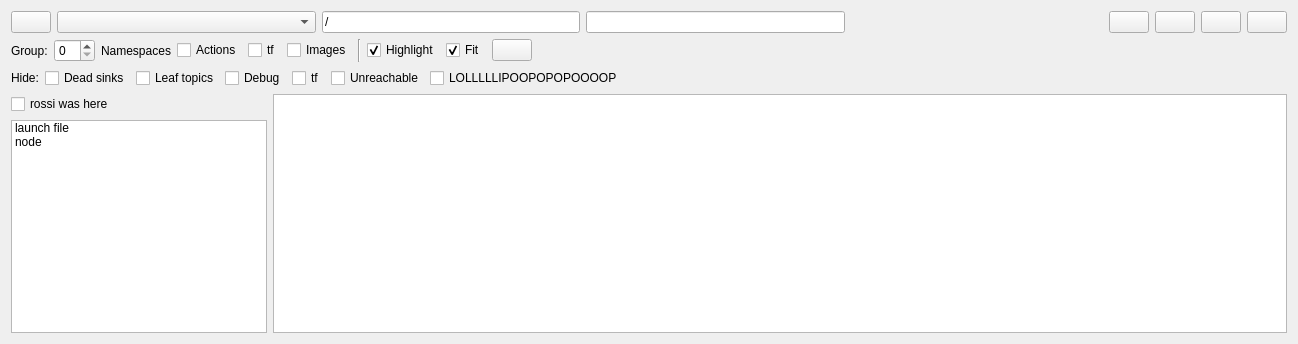
<?xml version="1.0" encoding="UTF-8"?>
<ui version="4.0">
 <class>RosGraphWidget</class>
 <widget class="QWidget" name="RosGraphWidget">
  <property name="enabled">
   <bool>true</bool>
  </property>
  <property name="geometry">
   <rect>
    <x>0</x>
    <y>0</y>
    <width>1298</width>
    <height>344</height>
   </rect>
  </property>
  <property name="windowTitle">
   <string>Rossi was here</string>
  </property>
  <layout class="QVBoxLayout" name="verticalLayout" stretch="0,0,0,0">
   <item>
    <layout class="QHBoxLayout" name="horizontalLayout" stretch="0,0,0,0,0,0,0,0,0">
     <item>
      <widget class="QPushButton" name="refresh_graph_push_button">
       <property name="toolTip">
        <string>Refresh ROS graph</string>
       </property>
       <property name="iconSize">
        <size>
         <width>16</width>
         <height>16</height>
        </size>
       </property>
      </widget>
     </item>
     <item>
      <widget class="QComboBox" name="graph_type_combo_box">
       <property name="sizePolicy">
        <sizepolicy hsizetype="Expanding" vsizetype="Fixed">
         <horstretch>0</horstretch>
         <verstretch>0</verstretch>
        </sizepolicy>
       </property>
       <property name="toolTip">
        <string>Choose graph type</string>
       </property>
      </widget>
     </item>
     <item>
      <widget class="QLineEdit" name="filter_line_edit">
       <property name="toolTip">
        <string>Namespace filter, comma separated list of names/regexp to include or exclude. Example: -/rqt.*</string>
       </property>
       <property name="text">
        <string notr="true">/</string>
       </property>
      </widget>
     </item>
     <item>
      <widget class="QLineEdit" name="topic_filter_line_edit">
       <property name="toolTip">
        <string>Topic filter, comma separated list of names/regexp to include or exclude. Example: -/tf</string>
       </property>
      </widget>
     </item>
     <item>
      <spacer name="horizontalSpacer">
       <property name="orientation">
        <enum>Qt::Horizontal</enum>
       </property>
       <property name="sizeHint" stdset="0">
        <size>
         <width>40</width>
         <height>20</height>
        </size>
       </property>
      </spacer>
     </item>
     <item>
      <widget class="QPushButton" name="load_dot_push_button">
       <property name="toolTip">
        <string>Load DOT graph from file</string>
       </property>
       <property name="iconSize">
        <size>
         <width>16</width>
         <height>16</height>
        </size>
       </property>
      </widget>
     </item>
     <item>
      <widget class="QPushButton" name="save_dot_push_button">
       <property name="toolTip">
        <string>Save as DOT graph</string>
       </property>
       <property name="iconSize">
        <size>
         <width>16</width>
         <height>16</height>
        </size>
       </property>
      </widget>
     </item>
     <item>
      <widget class="QPushButton" name="save_as_svg_push_button">
       <property name="toolTip">
        <string>Save as SVG</string>
       </property>
       <property name="iconSize">
        <size>
         <width>16</width>
         <height>16</height>
        </size>
       </property>
      </widget>
     </item>
     <item>
      <widget class="QPushButton" name="save_as_image_push_button">
       <property name="toolTip">
        <string>Save as image</string>
       </property>
       <property name="iconSize">
        <size>
         <width>16</width>
         <height>16</height>
        </size>
       </property>
      </widget>
     </item>
    </layout>
   </item>
   <item>
    <widget class="QWidget" name="widget" native="true">
     <layout class="QHBoxLayout" name="horizontalLayout_4">
      <property name="leftMargin">
       <number>0</number>
      </property>
      <property name="topMargin">
       <number>0</number>
      </property>
      <property name="rightMargin">
       <number>0</number>
      </property>
      <property name="bottomMargin">
       <number>0</number>
      </property>
      <item>
       <widget class="QWidget" name="widget" native="true">
        <layout class="QHBoxLayout" name="horizontalLayout_4a">
         <property name="leftMargin">
          <number>0</number>
         </property>
         <property name="topMargin">
          <number>0</number>
         </property>
         <property name="rightMargin">
          <number>0</number>
         </property>
         <property name="bottomMargin">
          <number>0</number>
         </property>
         <item>
          <widget class="QLabel" name="label">
           <property name="text">
            <string>Group:</string>
           </property>
          </widget>
         </item>
         <item>
          <widget class="QSpinBox" name="namespace_cluster_spin_box">
           <property name="toolTip">
            <string>Show namespace boxes, nesting up to this amount</string>
           </property>
          </widget>
         </item>
         <item>
          <widget class="QLabel" name="label">
           <property name="text">
            <string>Namespaces</string>
           </property>
          </widget>
         </item>
         <item>
          <widget class="QCheckBox" name="actionlib_check_box">
           <property name="toolTip">
            <string>Summarize action topics into one virtual topic node (named &lt;action_server&gt;/action_topics)</string>
           </property>
           <property name="text">
            <string>Actions</string>
           </property>
          </widget>
         </item>
         <item>
          <widget class="QCheckBox" name="group_tf_check_box">
           <property name="toolTip">
            <string>Summarize tf and tf2 topics into one virtual topic node (named /tf)</string>
           </property>
           <property name="text">
            <string>tf</string>
           </property>
          </widget>
         </item>
         <item>
          <widget class="QCheckBox" name="group_image_check_box">
           <property name="toolTip">
            <string>Summarize image topics into one virtual topic node (named &lt;image_server&gt;/image_topics)</string>
           </property>
           <property name="text">
            <string>Images</string>
           </property>
          </widget>
         </item>
        </layout>
       </widget>
      </item>
      <item>
       <widget class="Line" name="line">
        <property name="orientation">
         <enum>Qt::Vertical</enum>
        </property>
       </widget>
      </item>
      <item>
       <widget class="QCheckBox" name="highlight_connections_check_box">
        <property name="toolTip">
         <string>Highlight incoming and outgoing connections on mouse over</string>
        </property>
        <property name="text">
         <string>Highlight</string>
        </property>
        <property name="checked">
         <bool>true</bool>
        </property>
       </widget>
      </item>
      <item>
       <widget class="QCheckBox" name="auto_fit_graph_check_box">
        <property name="toolTip">
         <string>Automatically fit graph into view on update</string>
        </property>
        <property name="text">
         <string>Fit</string>
        </property>
        <property name="checked">
         <bool>true</bool>
        </property>
       </widget>
      </item>
      <item>
       <widget class="QPushButton" name="fit_in_view_push_button">
        <property name="toolTip">
         <string>Fit graph in view</string>
        </property>
        <property name="iconSize">
         <size>
          <width>16</width>
          <height>16</height>
         </size>
        </property>
       </widget>
      </item>
      <item>
       <spacer name="horizontalSpacer_2">
        <property name="orientation">
         <enum>Qt::Horizontal</enum>
        </property>
        <property name="sizeHint" stdset="0">
         <size>
          <width>40</width>
          <height>20</height>
         </size>
        </property>
       </spacer>
      </item>
     </layout>
    </widget>
   </item>
   <item>
    <widget class="QWidget" name="widget" native="true">
     <layout class="QHBoxLayout" name="horizontalLayout_5">
      <property name="leftMargin">
       <number>0</number>
      </property>
      <property name="topMargin">
       <number>0</number>
      </property>
      <property name="rightMargin">
       <number>0</number>
      </property>
      <property name="bottomMargin">
       <number>0</number>
      </property>
      <item>
       <widget class="QWidget" name="widget" native="true">
        <layout class="QHBoxLayout" name="horizontalLayout_5a" stretch="0,0,0,0,0,0,0,0">
         <property name="leftMargin">
          <number>0</number>
         </property>
         <property name="topMargin">
          <number>0</number>
         </property>
         <property name="rightMargin">
          <number>0</number>
         </property>
         <property name="bottomMargin">
          <number>0</number>
         </property>
         <item>
          <widget class="QLabel" name="label">
           <property name="text">
            <string>Hide:</string>
           </property>
          </widget>
         </item>
         <item>
          <widget class="QCheckBox" name="dead_sinks_check_box">
           <property name="toolTip">
            <string>Hide topics without subscribers</string>
           </property>
           <property name="text">
            <string>Dead sinks</string>
           </property>
          </widget>
         </item>
         <item>
          <widget class="QCheckBox" name="leaf_topics_check_box">
           <property name="toolTip">
            <string>Hide topics with one connection only (implicates dead sinks)</string>
           </property>
           <property name="text">
            <string>Leaf topics</string>
           </property>
          </widget>
         </item>
         <item>
          <widget class="QCheckBox" name="quiet_check_box">
           <property name="toolTip">
            <string>Hide common debugging nodes</string>
           </property>
           <property name="text">
            <string>Debug</string>
           </property>
          </widget>
         </item>
         <item>
          <widget class="QCheckBox" name="hide_tf_nodes_check_box">
           <property name="toolTip">
            <string>Hide tf nodes</string>
           </property>
           <property name="text">
            <string>tf</string>
           </property>
          </widget>
         </item>
         <item>
          <widget class="QCheckBox" name="unreachable_check_box">
           <property name="toolTip">
            <string>Hide unreachable nodes</string>
           </property>
           <property name="text">
            <string>Unreachable</string>
           </property>
          </widget>
         </item>
         <item>
          <widget class="QCheckBox" name="hide_dynamic_reconfigure_check_box">
           <property name="toolTip">
            <string>Hide dynamic reconfigure's parameter topics</string>
           </property>
           <property name="text">
            <string>LOLLLLLIPOOPOPOPOOOOP</string>
           </property>
          </widget>
         </item>
         <item>
          <spacer name="horizontalSpacer_3">
           <property name="orientation">
            <enum>Qt::Horizontal</enum>
           </property>
           <property name="sizeHint" stdset="0">
            <size>
             <width>40</width>
             <height>20</height>
            </size>
           </property>
          </spacer>
         </item>
        </layout>
       </widget>
      </item>
     </layout>
    </widget>
   </item>
   <item>
    <layout class="QHBoxLayout" name="horizontalLayout_2">
     <item>
      <layout class="QVBoxLayout" name="verticalLayout_2">
       <property name="sizeConstraint">
        <enum>QLayout::SetMaximumSize</enum>
       </property>
       <item>
        <widget class="QCheckBox" name="checkBox">
         <property name="text">
          <string>rossi was here</string>
         </property>
        </widget>
       </item>
       <item>
        <widget class="QListWidget" name="listWidget">
         <property name="sizePolicy">
          <sizepolicy hsizetype="Fixed" vsizetype="Expanding">
           <horstretch>0</horstretch>
           <verstretch>0</verstretch>
          </sizepolicy>
         </property>
         <property name="dragDropMode">
          <enum>QAbstractItemView::DragOnly</enum>
         </property>
         <item>
          <property name="text">
           <string>launch file</string>
          </property>
         </item>
         <item>
          <property name="text">
           <string>node</string>
          </property>
         </item>
        </widget>
       </item>
      </layout>
     </item>
     <item>
      <widget class="InteractiveGraphicsView" name="graphics_view2">
       <property name="cursor" stdset="0">
        <cursorShape>ArrowCursor</cursorShape>
       </property>
       <property name="verticalScrollBarPolicy">
        <enum>Qt::ScrollBarAsNeeded</enum>
       </property>
       <property name="horizontalScrollBarPolicy">
        <enum>Qt::ScrollBarAsNeeded</enum>
       </property>
       <property name="sizeAdjustPolicy">
        <enum>QAbstractScrollArea::AdjustToContentsOnFirstShow</enum>
       </property>
       <property name="alignment">
        <set>Qt::AlignCenter</set>
       </property>
       <property name="renderHints">
        <set>QPainter::Antialiasing|QPainter::HighQualityAntialiasing|QPainter::SmoothPixmapTransform|QPainter::TextAntialiasing</set>
       </property>
       <property name="dragMode">
        <enum>QGraphicsView::RubberBandDrag</enum>
       </property>
       <property name="transformationAnchor">
        <enum>QGraphicsView::AnchorUnderMouse</enum>
       </property>
       <property name="resizeAnchor">
        <enum>QGraphicsView::AnchorUnderMouse</enum>
       </property>
       <property name="rubberBandSelectionMode">
        <enum>Qt::ContainsItemBoundingRect</enum>
       </property>
      </widget>
     </item>
    </layout>
   </item>
  </layout>
 </widget>
 <customwidgets>
  <customwidget>
   <class>InteractiveGraphicsView</class>
   <extends>QGraphicsView</extends>
   <header>rossi_plugin.interactive_graphics_view</header>
  </customwidget>
 </customwidgets>
 <resources/>
 <connections/>
</ui>
